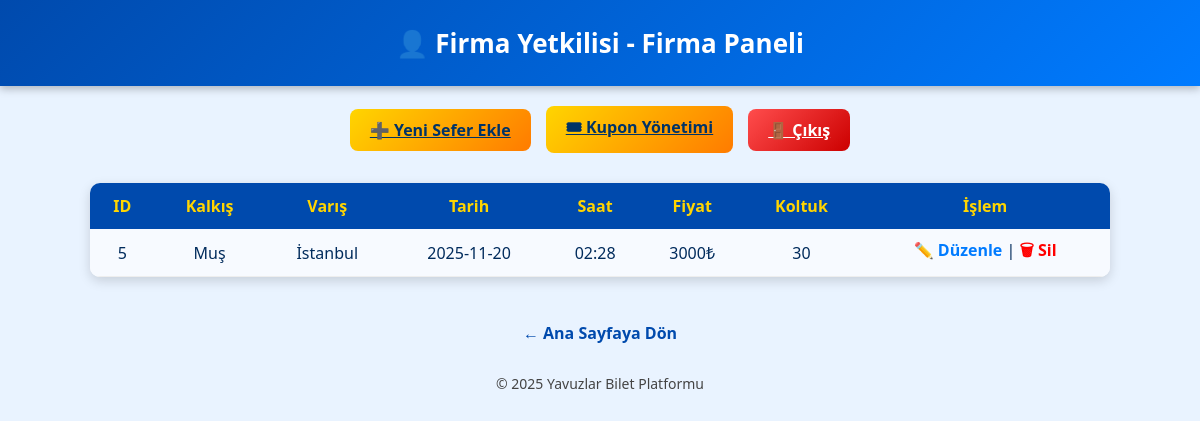
/firm/index.php (signed in), run on the app's committed database.
### tables this page shows
CREATE TABLE "users" (
    id INTEGER PRIMARY KEY AUTOINCREMENT,
    name TEXT,
    email TEXT UNIQUE,
    password TEXT,
    role TEXT DEFAULT 'user',
    credit REAL DEFAULT 20000,
    firm_id INTEGER
);

CREATE TABLE trips (
      id INTEGER PRIMARY KEY,
      firm_id INTEGER,
      from_city TEXT,
      to_city TEXT,
      date TEXT,
      time TEXT,
      price INTEGER,
      seat_count INTEGER
  );

### src/auth.php (called while the page is built, shortened)
<?php
function current_user() {
    $pdo = db();
    $userId = $_SESSION['user']['id'];
    $st = $pdo->prepare("SELECT * FROM users WHERE id = ?");
    $st->execute([$userId]);
    $freshUser = $st->fetch(PDO::FETCH_ASSOC);
    if ($freshUser) {
        return $freshUser;
    }
    return null;
}

### public/firm/index.php (the view, shortened to what this page needs)
<?php
require __DIR__.'/../../src/auth.php';
$user = current_user();
$pdo = db();
$firm_id = $user['firm_id'];
$st = $pdo->prepare("SELECT * FROM trips WHERE firm_id = ?");
$st->execute([$firm_id]);
$trips = $st->fetchAll(PDO::FETCH_ASSOC);
?>
<!doctype html>
<html lang="tr">
<head>
</head>
<body>
<header>👤 <?=$user['name']?> - Firma Paneli</header>
<div class="topbar">
  <a href="trip_new.php" class="btn">➕ Yeni Sefer Ekle</a>
  <a href="coupons.php" class="btn">🎟 Kupon Yönetimi</a>
  <a href="../logout.php" class="btn" style="background:linear-gradient(135deg,#ff4d4d,#cc0000);color:white;">🚪 Çıkış</a>
</div>
<table>
  <tr>
    <th>ID</th>
    <th>Kalkış</th>
    <th>Varış</th>
    <th>Tarih</th>
    <th>Saat</th>
    <th>Fiyat</th>
    <th>Koltuk</th>
    <th>İşlem</th>
  </tr>
  <?php foreach($trips as $t): ?>
  <tr>
    <td><?=$t['id']?></td>
    <td><?=$t['from_city']?></td>
    <td><?=$t['to_city']?></td>
    <td><?=$t['date']?></td>
    <td><?=$t['time']?></td>
    <td><?=$t['price']?>₺</td>
    <td><?=$t['seat_count']?></td>
    <td>
      <a class="edit" href="trip_edit.php?id=<?=$t['id']?>">✏️ Düzenle</a> |
      <a class="delete" href="delete.php?id=<?=$t['id']?>">🗑 Sil</a>
    </td>
  </tr>
  <?php endforeach; ?>
</table>
<a href="../index.php" class="back">← Ana Sayfaya Dön</a>
<footer>© 2025 Yavuzlar Bilet Platformu</footer>
</body>
</html>

### public/firm/index.php (style rules this page uses)
body { font-family: 'Segoe UI', sans-serif; background: #e9f3ff; margin: 0; padding: 0; color: #002b5c; text-align: center; }
header { background: linear-gradient(135deg, #004AAD, #007BFF); color: #fff; padding: 25px 0; font-size: 26px; font-weight: bold; box-shadow: 0 3px 8px rgba(0,0,0,0.25); }
.topbar { display: flex; justify-content: center; align-items: center; gap: 15px; margin-top: 20px; }
.btn { background: linear-gradient(135deg, #FFD500, #FF7B00); color: #003366; border: none; border-radius: 8px; padding: 10px 20px; font-weight: bold; cursor: pointer; transition: 0.3s; }
table { border-collapse: collapse; width: 85%; margin: 30px auto; background: #fff; border-radius: 10px; overflow: hidden; box-shadow: 0 4px 12px rgba(0,0,0,0.15); }
th { background: #004AAD; color: #FFD500; padding: 12px; }
td { padding: 10px; border-bottom: 1px solid #eee; }
tr:nth-child(even) { background: #f7faff; }
.edit { color: #007BFF; font-weight: bold; text-decoration: none; }
.delete { color: red; text-decoration: none; font-weight: bold; }
footer { margin-top: 30px; font-size: 14px; color: #444; }
a.back { display: inline-block; margin-top: 15px; color: #004AAD; font-weight: bold; text-decoration: none; }

### data on the page
users: name "Firma Yetkilisi"
trips: id "5", from_city "Muş", to_city "İstanbul", date "2025-11-20", time "02:28", price "3000", seat_count "30"
